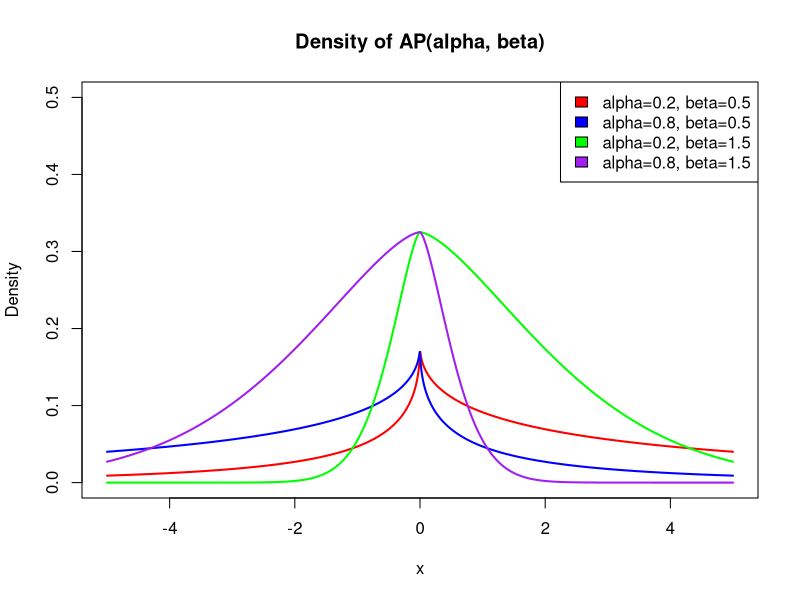
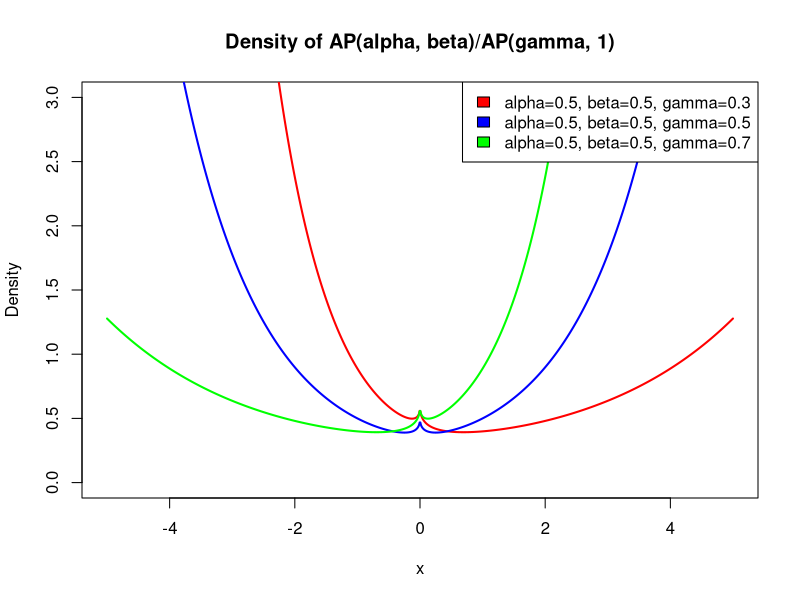
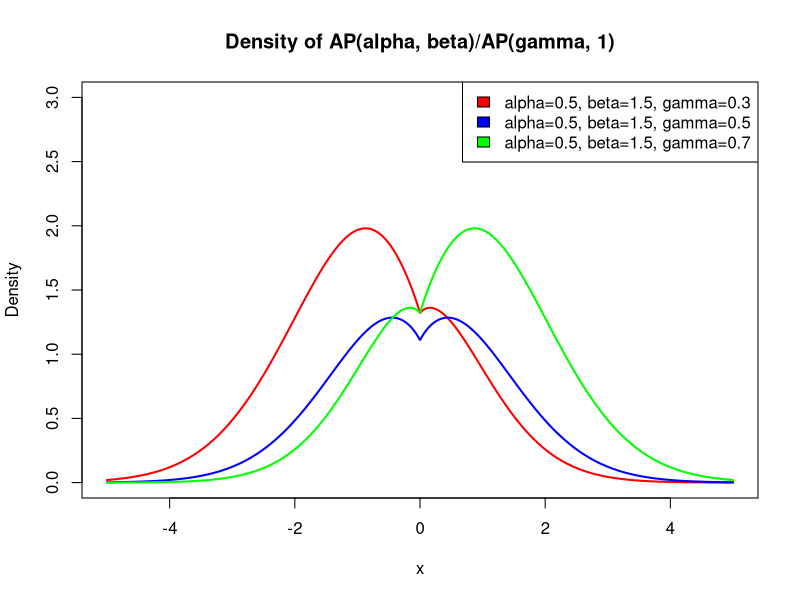
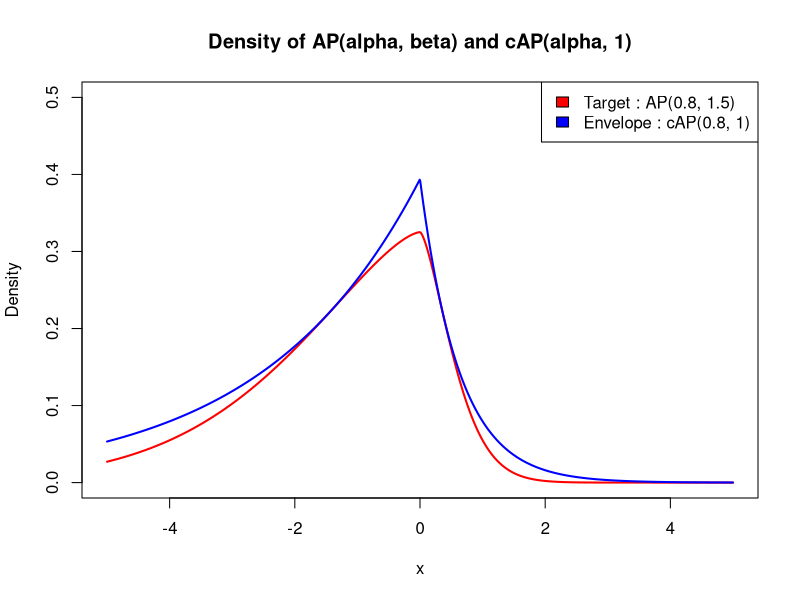
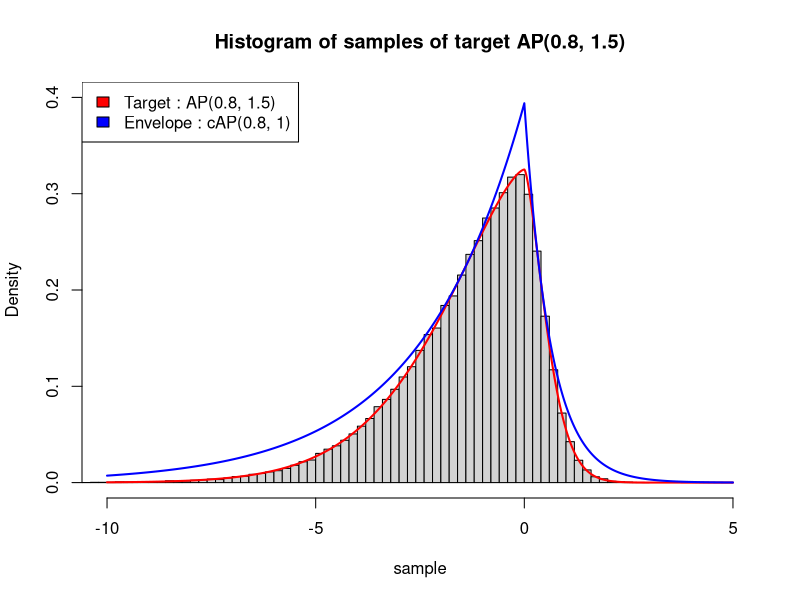
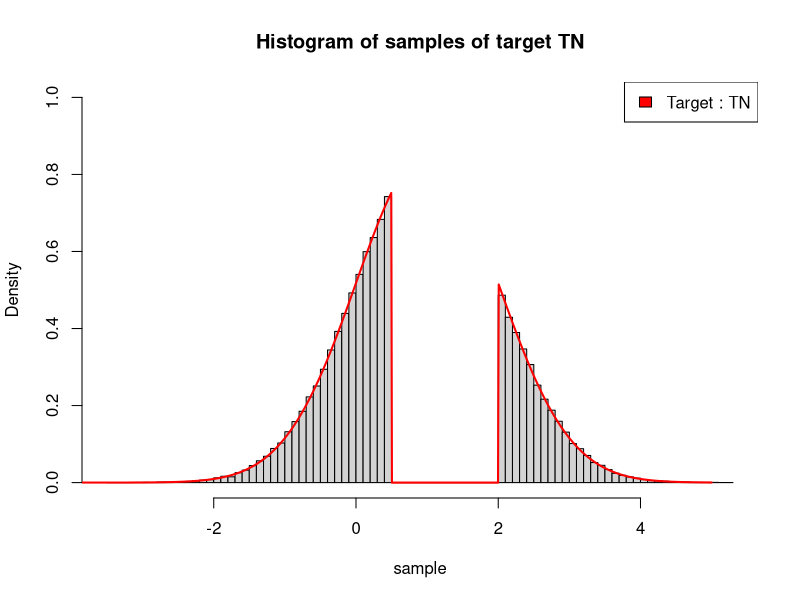
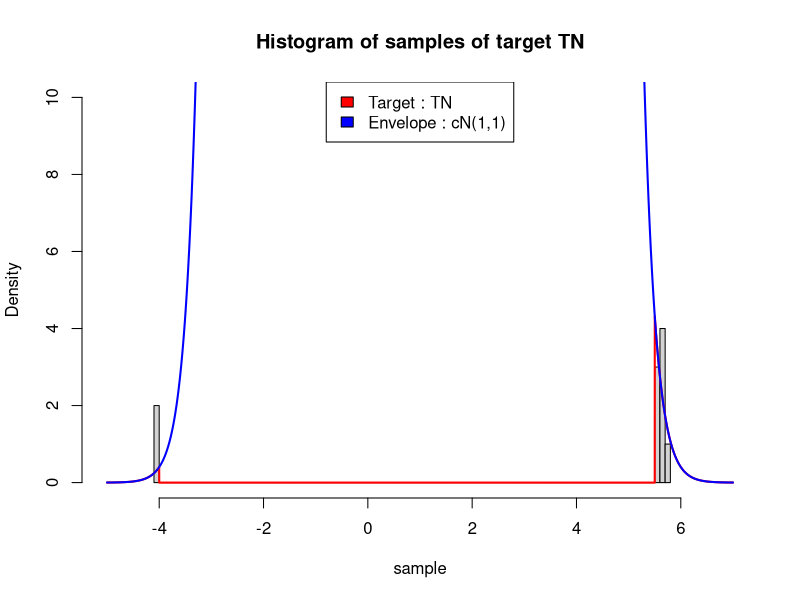
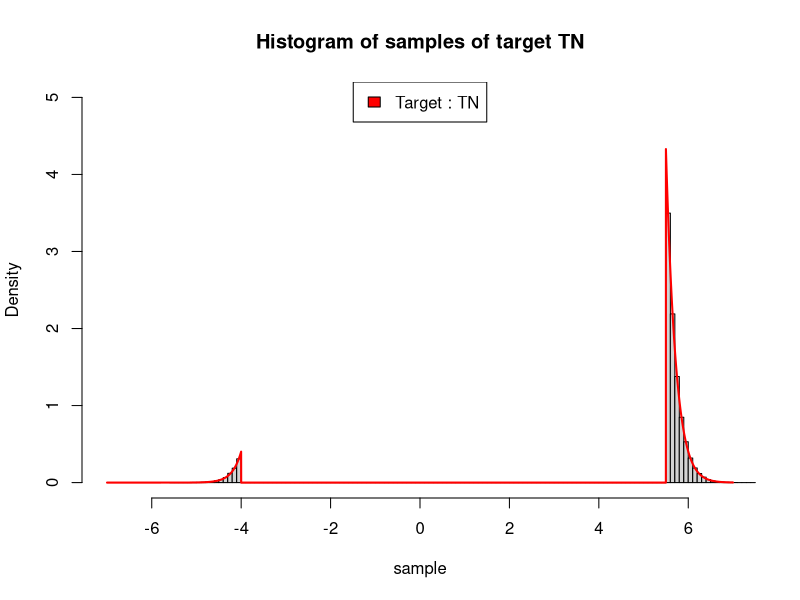

Here is the R script that generated these plots, in order:
# STA3127 Statistical Computing
# HW4
# Name : Jeong Geonwoo
# ID : 2018122062

rm(list=ls())
dev.off()
set.seed(2018122062)

##### Q1 #####
### i) ###

AP <- function(x, alpha, beta) {
  delta <- 2 * alpha^beta * (1 - alpha)^beta / (alpha^beta + (1 - alpha)^beta)
  
  ifelse(x <= 0, 
         (delta^(1/beta)/gamma(1 + 1/beta)) * exp(-delta/alpha^beta * abs(x)^beta), 
         (delta^(1/beta)/gamma(1 + 1/beta)) * exp(-delta/(1 - alpha)^beta * abs(x)^beta)
  )
}

x_range <- seq(-5, 5, length.out = 1000)

params <- list(c(0.2, 0.5), c(0.8, 0.5), c(0.2, 1.5), c(0.8, 1.5))
colors <- c("red", "blue", "green", "purple")

plot(NULL, xlim=c(-5,5), ylim=c(0, 0.5), xlab="x", ylab="Density",
     main="Density of AP(alpha, beta)")

for (i in 1:length(params)) {
  lines(x_range, sapply(x_range, AP, alpha=params[[i]][1], beta=params[[i]][2]),
        col=colors[i], lwd=2)
}

legend_labels <- sprintf("alpha=%.1f, beta=%.1f",
                         sapply(params, `[[`, 1), sapply(params, `[[`, 2))
legend("topright", legend=legend_labels, fill=colors)

### iii) ###
APAP <- function(x, alpha, beta, gamma){
  return (AP(x,alpha,beta) / AP(x,gamma,1))
}

params <- list(c(0.5, 0.5, 0.3), c(0.5, 0.5, 0.5), c(0.5, 0.5, 0.7))
colors <- c("red", "blue", "green")
plot(NULL, xlim=c(-5,5), ylim=c(0, 3), xlab="x", ylab="Density",
     main="Density of AP(alpha, beta)/AP(gamma, 1)")
for (i in 1:length(params)) {
  lines(x_range, sapply(x_range, APAP, alpha=params[[i]][1], beta=params[[i]][2],
                        gamma=params[[i]][3]), col=colors[i], lwd=2)
}
legend_labels <- sprintf("alpha=%.1f, beta=%.1f, gamma=%.1f",
                         sapply(params, `[[`, 1), sapply(params, `[[`, 2), sapply(params, `[[`, 3))
legend("topright", legend=legend_labels, fill=colors)

### iv) ###
params <- list(c(0.5, 1.5, 0.3), c(0.5, 1.5, 0.5), c(0.5, 1.5, 0.7))
colors <- c("red", "blue", "green")
plot(NULL, xlim=c(-5,5), ylim=c(0, 3), xlab="x", ylab="Density",
     main="Density of AP(alpha, beta)/AP(gamma, 1)")
for (i in 1:length(params)) {
  lines(x_range, sapply(x_range, APAP, alpha=params[[i]][1], beta=params[[i]][2],
                        gamma=params[[i]][3]), col=colors[i], lwd=2)
}
legend_labels <- sprintf("alpha=%.1f, beta=%.1f, gamma=%.1f",
                         sapply(params, `[[`, 1), sapply(params, `[[`, 2), sapply(params, `[[`, 3))
legend("topright", legend=legend_labels, fill=colors)

### v) ###
alpha = 0.8
beta = 1.5

best_c <- function(alpha, beta){
  delta <- 2 * alpha^beta * (1 - alpha)^beta / (alpha^beta + (1 - alpha)^beta)
  g_constant <- gamma(1 + 1/beta) * 2*alpha*(1-alpha)
  exp_part1 <- (2/beta * alpha - 2*alpha)
  exp_part2 <- alpha * (alpha^beta + (1-alpha)^beta) / alpha^beta / beta
  return (delta^(1/beta) / g_constant * exp(-exp_part1*exp_part2^(1/(beta-1))))
}

envelope <- function(x, alpha, beta){
  return (best_c(alpha, beta) * AP(x, alpha, beta=1))
}

colors <- c("red", "blue")
plot(NULL, xlim=c(-5,5), ylim=c(0, 0.5), xlab="x", ylab="Density",
     main="Density of AP(alpha, beta) and cAP(alpha, 1)")
lines(x_range, sapply(x_range, AP, alpha=alpha, beta=beta), col=colors[1], lwd=2)
lines(x_range, sapply(x_range, envelope, alpha=alpha, beta=beta), col=colors[2], lwd=2)
legend_labels <- c("Target : AP(0.8, 1.5)", "Envelope : cAP(0.8, 1)")
legend("topright", legend=legend_labels, fill=colors)

### vi) ###
AL_cdf_inv <- function(U, m, lambda, kappa) {
  sapply(U, function(Ui) {
    if (Ui < kappa^2 / (1 + kappa^2)) {
      cdf_inv <- kappa / lambda * log((1 + kappa^2) / kappa^2 * Ui) + m
    } else {
      cdf_inv <- - 1 / (kappa * lambda) * log((1 + kappa^2)*(1-Ui)) + m
    }
    return(cdf_inv)
  })
}

n_samples = 10^5
samples_target = rep(NA, n_samples)
now_index = 1
reject = 0
bestc = best_c(alpha, beta)

while (is.na(samples_target[n_samples])){
  sample_proposal <- AL_cdf_inv(runif(1), m=0, lambda=2*sqrt(alpha*(1-alpha)),
                                kappa=sqrt(alpha/(1-alpha)))
  if (runif(1) <= AP(sample_proposal, alpha=alpha, beta=beta)
      / (bestc * AP(sample_proposal, alpha=alpha, beta=1))){
    samples_target[now_index] = sample_proposal
    now_index = now_index + 1
  } else {
    reject = reject + 1
  }
}

hist(samples_target, xlim=c(-10,5), ylim=c(0,0.4), breaks = 100, freq=FALSE,
     main="Histogram of samples of target AP(0.8, 1.5)", xlab="sample")
lines(seq(-10, 5, length.out = 10000), sapply(seq(-10, 5, length.out = 10000),
                                              AP, alpha=alpha, beta=beta), col=colors[1] ,lwd=2)
lines(seq(-10, 5, length.out = 10000), sapply(seq(-10, 5, length.out = 10000),
                                              envelope, alpha=alpha, beta=beta), col=colors[2] ,lwd=2)
legend_labels <- c("Target : AP(0.8, 1.5)", "Envelope : cAP(0.8, 1)")
legend("topleft", legend=legend_labels, fill=colors)

cat("Acceptance probability of the algorithm:", n_samples / (n_samples+reject),"\n",
    "True acceptance probability:", 1/best_c(0.8, 1.5))

##### Q2 #####

rm(list=ls())
dev.off()
set.seed(2018122062)

### iii) ###
x_range <- seq(-5, 5, length.out = 1000)

g <- function(x, mu, sigma){
  # dnorm
  return (1/sqrt(2*pi)/sigma * exp(-(x-mu)^2 / 2*sigma^2))
}

f <- function(x, a, b, mu, sigma){
  # truncated dnorm
  dnorm_part <- (1/sqrt(2*pi)/sigma * exp(-(x-mu)^2 / 2*sigma^2))
  normalizing <- 1 - pnorm(b,mu,sigma) + pnorm(a,mu,sigma)
  indicator <- 1*(x < a) + 1*(x > b)
  return (dnorm_part / normalizing * indicator)
}

envelop <- function(x, mu, sigma){
  return (c_ * g(x,mu,sigma))
}

n_samples = 10^5
samples_target = rep(NA, n_samples)
now_index = 1
reject = 0
c_ = 1 / (1 - pnorm(2, 1, 1) + pnorm(0.5, 1, 1))

while (is.na(samples_target[n_samples])){
  sample_proposal <- qnorm(runif(1), 1, 1)
  if (runif(1) <= f(sample_proposal, 0.5, 2, 1, 1)
      / g(sample_proposal, 1, 1) / c_){
    samples_target[now_index] = sample_proposal
    now_index = now_index + 1
  } else {
    reject = reject + 1
  }
}

cat("Estimated acceptance probability:",
    length(samples_target)/(length(samples_target)+reject),"\n",
    "True acceptance probability:",1/c_)

colors <-("red")
hist(samples_target, ylim=c(0,1), breaks = 100, freq = FALSE,
     main="Histogram of samples of target TN", xlab="sample")
lines(x_range, sapply(x_range, f, a=0.5, b=2, mu=1, sigma=1),
      col=colors[1], lwd=2)
legend_labels <- c("Target : TN")
legend("topright", legend=legend_labels, fill=colors)

### iv) ###
x_range <- seq(-5, 7, length.out = 10000)

envelop <- function(x, mu, sigma){
  return (c_ * g(x,mu,sigma))
}

n_samples = 10 # Even sampling 10 takes a few tens of seconds.
samples_target = rep(NA, n_samples)
now_index = 1
reject = 0
c_ = 1 / (1 - pnorm(5.5, 1, 1) + pnorm(-4, 1, 1))

while (is.na(samples_target[n_samples])){
  sample_proposal <- qnorm(runif(1), 1, 1)
  if (runif(1) <= f(sample_proposal, -4, 5.5, 1, 1)
      / g(sample_proposal, 1, 1) / c_){
    samples_target[now_index] = sample_proposal
    now_index = now_index + 1
  } else {
    reject = reject + 1
  }
}

colors <- c("red", "blue")
hist(samples_target, xlim = c(-5,7), ylim=c(0,10), breaks = 100,
     freq = FALSE, main="Histogram of samples of target TN", xlab="sample")
lines(x_range, sapply(x_range, f, a=-4, b=5.5, mu=1, sigma=1),
      col=colors[1], lwd=2)
lines(x_range, sapply(x_range, envelop, mu=1, sigma=1),
      col=colors[2], lwd=2)
legend_labels <- c("Target : TN", "Envelope : cN(1,1)")
legend("top", legend=legend_labels, fill=colors)


### vi) ###

x_range <- seq(-7, 7, length.out = 10000)

g <- function(U, a, b, mu, sigma) {
  pnorm1 <- pnorm(a, mu, sigma)
  pnorm2 <- pnorm(b, mu, sigma)
  pnorm12 <- 1-pnorm2+pnorm1
  if (U <= pnorm1 / pnorm12) {
    return(qnorm(U * pnorm12, 1, 1))
  } else {
    return(qnorm(pnorm12*U +pnorm2 - pnorm1, 1, 1))
  }
}
n_samples = 10^5
samples_target = rep(NA, n_samples)
U <- runif(n_samples)
for (i in 1:n_samples){
  samples_target[i] <- g(U[i], a=-4, b=5.5, mu=1, sigma=1)
}

colors <- c("red")
hist(samples_target, xlim = c(-7,7), ylim=c(0,5), breaks = 100,
     freq = FALSE, main="Histogram of samples of target TN", xlab="sample")
lines(x_range, sapply(x_range, f, a=-4, b=5.5, mu=1, sigma=1),
      col=colors[1], lwd=2)
legend_labels <- c("Target : TN")
legend("top", legend=legend_labels, fill=colors)

